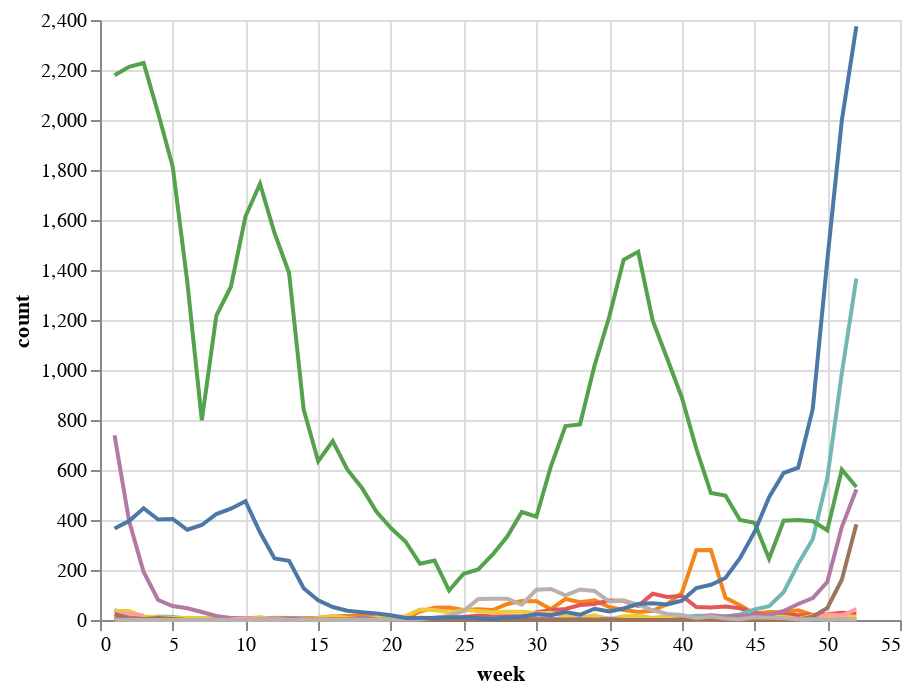

The notebook cell saved with this chart:
### Code cell
base = alt.Chart(source_1).mark_line().transform_filter(
    alt.FieldOneOfPredicate(
        field='country', oneOf=countries
    )).encode(x='week',y='count')
dropdown = alt.binding_select(options=countries)
country_select = alt.selection_single(
    fields=['country'], bind=dropdown, name="select"
)
color_condition = alt.condition(country_select,
                      alt.Color('country:N', legend=None),
                      alt.value('lightgray'))
base.add_selection(country_select).encode(color=color_condition)

### Figure 1 — Vega-Lite specification as saved in the notebook (floating-point values rounded to 4 significant figures; data arrays with more than 128 entries replaced by an {"elided": "..."} marker saying what was removed)
{"config": {"view": {"continuousWidth": 400, "continuousHeight": 300}}, "data": {"name": "data-37e0bcb27a430a723842c29d1e6c1d78"}, "mark": "line", "encoding": {"color": {"condition": {"type": "nominal", "field": "country", "legend": null, "selection": "select"}, "value": "lightgray"}, "x": {"type": "quantitative", "field": "week"}, "y": {"type": "quantitative", "field": "count"}}, "selection": {"select": {"type": "single", "fields": ["country"], "bind": {"input": "select", "options": ["Afghanistan", "Argentina", "Australia", "Canada", "China", "Colombia", "Egypt", "Germany", "Ireland", "South Africa", "USA"]}}}, "transform": [{"filter": {"field": "country", "oneOf": ["Afghanistan", "Argentina", "Australia", "Canada", "China", "Colombia", "Egypt", "Germany", "Ireland", "South Africa", "USA"]}}], "$schema": "https://vega.github.io/schema/vega-lite/v4.8.1.json", "datasets": {"data-37e0bcb27a430a723842c29d1e6c1d78": {"elided": "572 records"}}}
